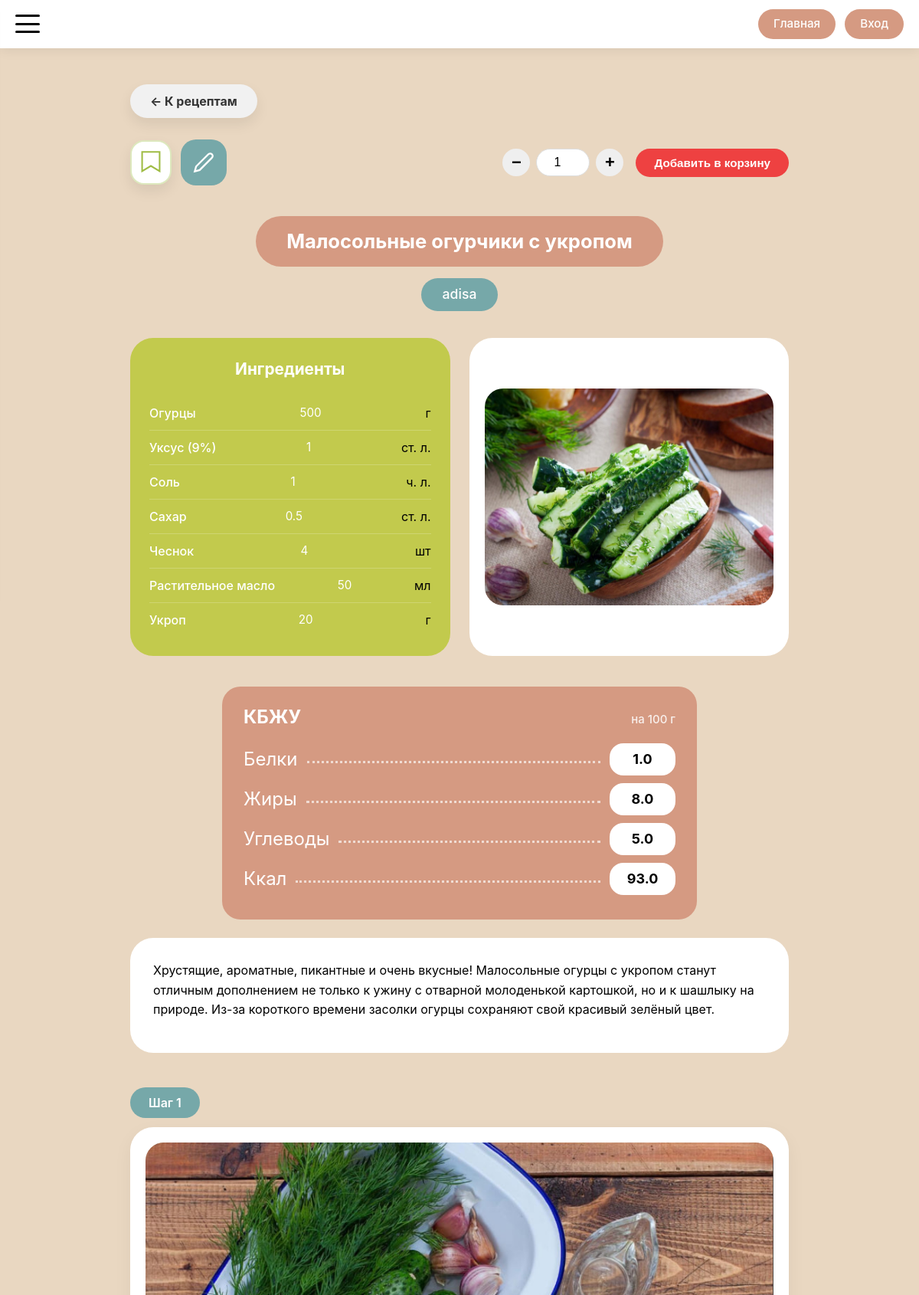
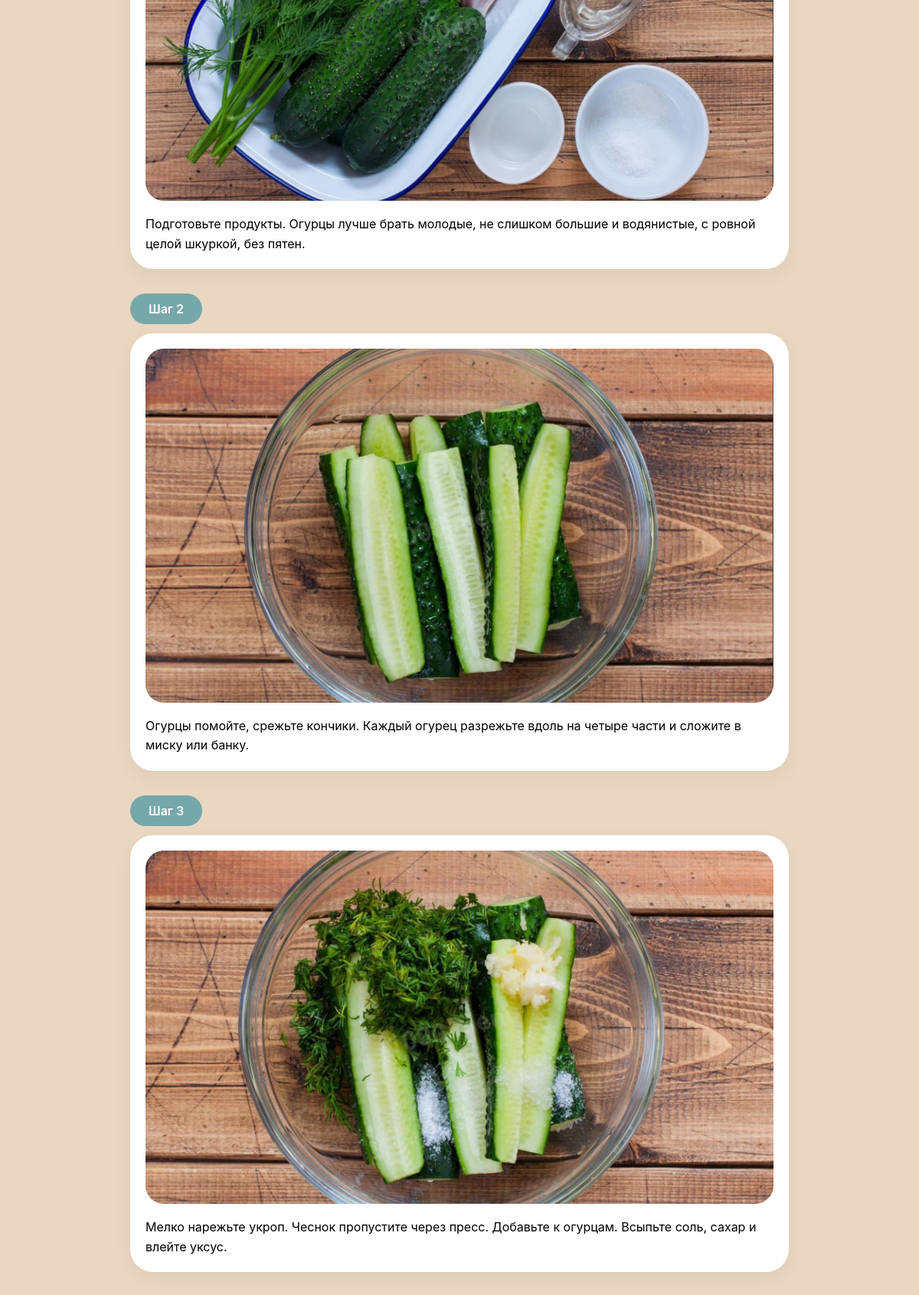
Screenshot of /recipes/12 (upper part) with the database file from the repository (2 pictures, top to bottom).
### models.py (models this page shows, shortened)
class Recipe(db.Model):
    __tablename__ = 'recipe'
    id = db.Column(db.Integer, primary_key=True)
    title = db.Column(db.String(200), nullable=False)
    description = db.Column(db.Text)
    author_id = db.Column(db.Integer, db.ForeignKey('user.id'), nullable=False)
    status = db.Column(db.Enum(RecipeStatusEnum), nullable=False, default=RecipeStatusEnum.PENDING)
    created_at = db.Column(db.DateTime, default=datetime.utcnow)
    updated_at = db.Column(db.DateTime, default=datetime.utcnow, onupdate=datetime.utcnow)
    main_image_url = db.Column(db.String(300))
    calories = db.Column(db.Float, nullable=True)
    proteins = db.Column(db.Float, nullable=True)
    fats = db.Column(db.Float, nullable=True)
    carbohydrates = db.Column(db.Float, nullable=True)
    ingredients = db.Column(db.JSON)  # В SQLAlchemy JSON может хранить массивы
    steps = db.relationship('RecipeStep', backref='recipe', lazy='dynamic', cascade='all, delete-orphan')
    comments = db.relationship('Comment', backref='recipe', lazy='dynamic', cascade='all, delete-orphan')
    notes = db.relationship('Note', backref='recipe', lazy='dynamic', cascade='all, delete-orphan')
    favorites = db.relationship('Favorite', backref='recipe', lazy='dynamic', cascade='all, delete-orphan')
    cart_items = db.relationship('CartItem', backref='recipe', lazy='dynamic', cascade='all, delete-orphan')

class User(db.Model, UserMixin):
    __tablename__ = 'user'
    id = db.Column(db.Integer, primary_key=True)
    username = db.Column(db.String(100), unique=True, nullable=False)
    password_hash = db.Column(db.String(255), nullable=False)
    avatar_url = db.Column(db.String(300))
    created_at = db.Column(db.DateTime, default=datetime.utcnow)
    role = db.Column(db.Enum(UserRoleEnum), nullable=False, default=UserRoleEnum.USER)
    recipes = db.relationship('Recipe', backref='author', lazy='dynamic')
    comments = db.relationship('Comment', backref='author', lazy='dynamic')
    favorites = db.relationship('Favorite', backref='user', lazy='dynamic')
    cart_items = db.relationship('CartItem', backref='user', lazy='dynamic')
    notes = db.relationship('Note', backref='user', lazy='dynamic')
    chefs = db.relationship('Chef', backref='admin', lazy='dynamic')
    articles = db.relationship('Article', backref='author', lazy='dynamic')
    chef_ratings = db.relationship('ChefRating', backref='user', lazy='dynamic', cascade='all, delete-orphan')

class RecipeStep(db.Model):
    __tablename__ = 'recipe_step'
    id = db.Column(db.Integer, primary_key=True)
    recipe_id = db.Column(db.Integer, db.ForeignKey('recipe.id'), nullable=False)
    step_number = db.Column(db.Integer, nullable=False)
    text = db.Column(db.Text, nullable=False)
    image_url = db.Column(db.String(300))
    __table_args__ = (
        db.UniqueConstraint('recipe_id', 'step_number', name='unique_recipe_step'),
    )

### routes/recipe_routes.py (the view, shortened to what this page needs)
@app.route('/recipes/<int:recipe_id>')
def recipe_detail(recipe_id):
    recipe = Recipe.query.get_or_404(recipe_id)
    if current_user.is_authenticated and recipe.author_id == current_user.id:
        return redirect(url_for('recipe_manage', recipe_id=recipe.id))
    is_favorite = False
    cart_servings = 1
    is_in_cart = False
    comments_allowed = recipe.status == RecipeStatusEnum.PUBLISHED
    comments = get_recipe_comments(recipe.id)
    return render_template(
        'recipes/recipe_detail.html',
        recipe=recipe,
        is_favorite=is_favorite,
        cart_servings=cart_servings,
        is_in_cart=is_in_cart,
        comments=comments,
        comments_allowed=comments_allowed
    )

### app.py (called while the page is built)
@app.context_processor
def inject_enums():
    return dict(UserRoleEnum=UserRoleEnum)

### routes/recipe_routes.py (called while the page is built)
def get_recipe_comments(recipe_id):
    comments = (
        Comment.query
        .filter_by(recipe_id=recipe_id)
        .order_by(Comment.created_at.asc())
        .all()
    )
    for comment in comments:
        if comment.created_at and comment.updated_at:
            comment.is_edited = (comment.updated_at - comment.created_at).total_seconds() > 1
        else:
            comment.is_edited = False
    return comments

### templates/recipes/recipe_detail.html (shortened to what this page needs)
{% extends 'base/base.html' %}
{% block main_class %}recipe-detail-main{% endblock %}
{% block container_class %}recipe-detail-container{% endblock %}
{% block content %}
{% with back_url=url_for('recipes'), back_text='К рецептам', back_class='recipe-back-btn' %}
{% include 'components/_back_button.html' %}
{% endwith %}
<div class="recipe-actions-bar">
    <form action="{{ url_for('toggle_favorite', recipe_id=recipe.id) }}" method="POST">
        <button
                type="submit"
                class="recipe-favorite-ribbon js-favorite-toggle {{ 'is-active' if is_favorite else '' }}"
                aria-label="{{ 'Удалить из избранного' if is_favorite else 'Добавить в избранное' }}"
                title="{{ 'Удалить из избранного' if is_favorite else 'Добавить в избранное' }}"
        >
            <svg width="28" height="32" viewBox="0 0 24 28" fill="none" xmlns="http://www.w3.org/2000/svg">
                <path d="M2 2H22V24L12 18L2 24V2Z"/>
            </svg>
        </button>
    </form>
    <a href="{{ url_for('recipe_notes', recipe_id=recipe.id) }}" class="recipe-notes-icon" title="Мои заметки">
        <svg width="28" height="28" viewBox="0 0 24 24" fill="none" stroke="currentColor" stroke-width="2">
            <path d="M17 3a2.85 2.83 0 1 1 4 4L7.5 20.5 2 22l1.5-5.5L17 3z"/>
        </svg>
    </a>
    <div class="recipe-action-buttons">
        <form action="{{ url_for('add_to_cart', recipe_id=recipe.id) }}" method="POST" class="add-to-cart-form">
            <div class="servings-control">
                <button type="button" class="servings-btn" data-action="minus">−</button>
                <input
                        type="number"
                        name="servings"
                        class="servings-input"
                        value="{{ cart_servings }}"
                        min="1"
                >
                <button type="button" class="servings-btn" data-action="plus">+</button>
            </div>
            <button type="submit" class="recipe-action-btn action-cart">
                {% if is_in_cart %}
                Обновить корзину
                {% else %}
                Добавить в корзину
                {% endif %}
            </button>
        </form>
    </div>
</div>
<div class="recipe-info-block">
    <div class="recipe-title-wrapper">
        <div class="recipe-title-pill">{{ recipe.title }}</div>
    </div>
    <div class="recipe-author-wrapper">
        <div class="recipe-author-pill">{{ recipe.author.username }}</div>
    </div>
    <div class="recipe-ingredients-photo-row">
        <div class="recipe-ingredients-box">
            <div class="recipe-ingredients-title">Ингредиенты</div>
            <ul class="recipe-ingredients-list">
                {% for ingredient in recipe.ingredients %}
                <li class="recipe-ingredient-item">
                    <span class="ingredient-name">{{ ingredient.name }}</span>
                    <span class="ingredient-amount">{{ ingredient.amount }}</span>
                    <span class="ingredient-unit">{{ ingredient.unit }}</span>
                </li>
                {% endfor %}
            </ul>
        </div>
        {% if recipe.main_image_url %}
        <div class="recipe-photo-box">
            <div class="recipe-photo-inner">
                <img src="{{ recipe.main_image_url }}"
                     alt="{{ recipe.title }}">
            </div>
        </div>
        {% endif %}
    </div>
</div>
{% include 'components/_nutrition_view.html' %}
<div class="recipe-description-block">
    <div class="recipe-description-card">
        <div class="recipe-description-content">{{ recipe.description|safe }}</div>
    </div>
</div>
<div class="recipe-steps-block">
    {% for step in recipe.steps %}
    {% set step_index = loop.index %}
    {% include 'components/_step_block.html' with context %}
    {% endfor %}
</div>
{% endblock %}

### templates/components/_nutrition_view.html
{% set has_nutrition =
recipe.proteins is not none
or recipe.fats is not none
or recipe.carbohydrates is not none
or recipe.calories is not none
%}
{% if has_nutrition %}
<div class="nutrition-view-card">
    <div class="nutrition-view-header">
        <span>КБЖУ</span>
        <span class="nutrition-view-subtitle">на 100 г</span>
    </div>
    <div class="nutrition-view-row">
        <span>Белки</span>
        <span class="nutrition-dots"></span>
        <strong>{{ recipe.proteins if recipe.proteins is not none else '—' }}</strong>
    </div>
    <div class="nutrition-view-row">
        <span>Жиры</span>
        <span class="nutrition-dots"></span>
        <strong>{{ recipe.fats if recipe.fats is not none else '—' }}</strong>
    </div>
    <div class="nutrition-view-row">
        <span>Углеводы</span>
        <span class="nutrition-dots"></span>
        <strong>{{ recipe.carbohydrates if recipe.carbohydrates is not none else '—' }}</strong>
    </div>
    <div class="nutrition-view-row">
        <span>Ккал</span>
        <span class="nutrition-dots"></span>
        <strong>{{ recipe.calories if recipe.calories is not none else '—' }}</strong>
    </div>
</div>
{% endif %}

### templates/components/_step_block.html
<div class="recipe-step-item">
    <div class="step-number-pill">Шаг {{ step_index }}</div>
    <div class="step-card">
        {% if step.image_url %}
        <div class="step-image">
            <img src="{{ step.image_url }}"
                 alt="Шаг {{ step_index }}">
        </div>
        {% endif %}
        <div class="step-text">{{ step.text }}</div>
    </div>
</div>

### rows the page displays
Recipe: title "Малосольные огурчики с укропом", main_image_url (picture), proteins "1.0", fats "8.0", carbohydrates "5.0", calories "93.0", description "Хрустящие, ароматные, пикантные и очень вкусные! Малосольные огурцы с укропом станут отличным дополнением не только к ужину с отварной молоденькой картошкой, но и к шашлыку на природе. Из-за короткого времени засолки огурцы сохраняют свой красивый зелёный цвет."
User: author.username "adisa"
RecipeStep: step_number "1", image_url (picture), text "Подготовьте продукты. Огурцы лучше брать молодые, не слишком большие и водянистые, с ровной целой шкуркой, без пятен."
RecipeStep: step_number "2", image_url (picture), text "Огурцы помойте, срежьте кончики. Каждый огурец разрежьте вдоль на четыре части и сложите в миску или банку."
RecipeStep: step_number "3", image_url (picture), text "Мелко нарежьте укроп. Чеснок пропустите через пресс. Добавьте к огурцам. Всыпьте соль, сахар и влейте уксус."

### other values shown
{{ back_text }} "К рецептам"
{{ ingredient.name }} "Огурцы" "Уксус (9%)" "Соль" "Сахар" "Чеснок" "Растительное масло" "Укроп"
{{ ingredient.amount }} "500" "1" "1" "0.5" "4" "50" "20"
{{ ingredient.unit }} "г" "ст. л." "ч. л." "ст. л." "шт" "мл" "г"
